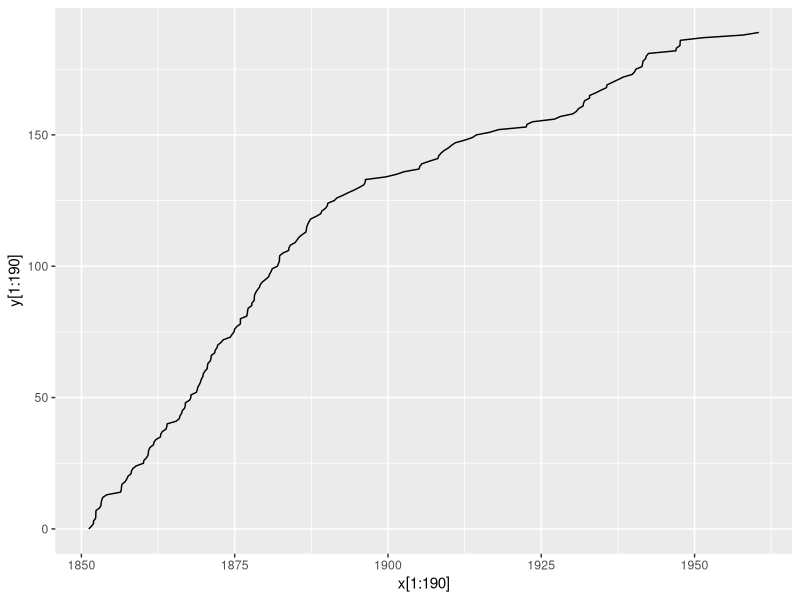

Write R code to recreate this figure.
## ---- chunk 1
knitr::opts_chunk$set(echo = TRUE)
## ---- chunk 2
library(boot)
library(ggplot2)
## ---- chunk 3
#The x-axis contains the spesific time of an accident
x <- coal$date

#y is the cummulative sum of disasters
y <- rep(1,length(x))
y[1]<-0
y <- cumsum(y)
y[length(x)]<-0

#Plotting
ggplot()+
  geom_line(aes(x=x[1:190],y=y[1:190]))

## ---- chunk 4
find_y0_y1 = function(t0, t1, t2) {
  if (df$dates[190] < t1) { # If t1 is after the last disaster 
    y0 = 189        
  } else { # Find out how many disasters happended before t1
    y0 = 0
    i = 2
    done = FALSE
    while (done == F) {
      if (df$dates[i] < t1) {
        i = i+1
      } else {
        done = TRUE
        i = i-1
      }
    }
    y0 = df$cumulative[i]
  }
  y1 = 189 - y0 # How many disasters happened after t1
  return( c(y0,y1) )
}
